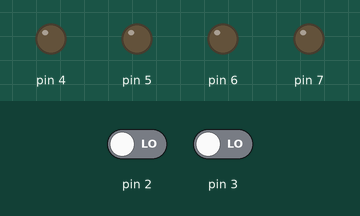
A sketch run on a simulated Arduino Uno, built with avr-gcc and run on an emulated ATmega328P. Parts: output pins drawn as LEDs (lit = HIGH). Dashed ring = blinking. The test bench sets the inputs (shaded band); at power-on: pin 2 LOW, pin 3 LOW.

Above: at 1.2 s.
1.3 s: pin 2 driven HIGH
At 2.5 s:
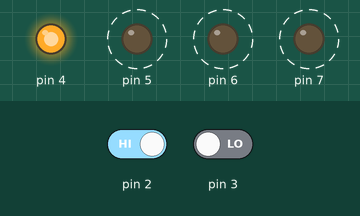
4.3 s: pin 2 driven LOW
At 5.2 s:
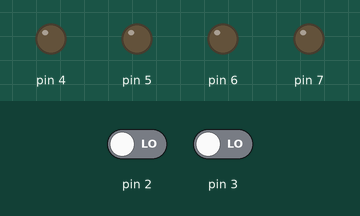
6.3 s: pin 3 driven HIGH
At 7.6 s:
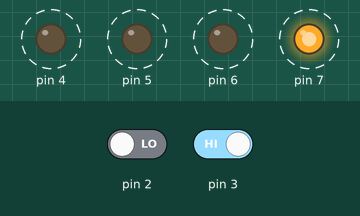
Timing chart, 0 to 15.3 s (numbered marks = the images above; inputs shaded):
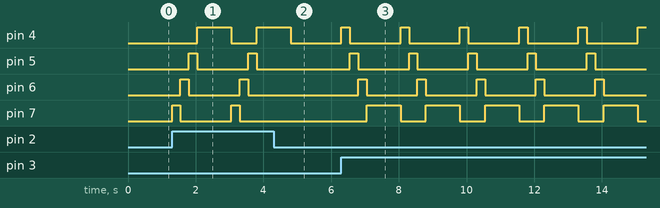

Measured:
- after the input at 1.3 s, pin 4: LOW → HIGH after 0.75 s, → LOW 1.0 s later, → HIGH 0.75 s later; pin 5: alternates HIGH for 0.25 s and LOW for 1.5 s, starting after 0.50 s; pin 6: alternates HIGH for 0.25 s and LOW for 1.5 s, starting after 0.25 s; pin 7: alternates HIGH for 0.25 s and LOW for 1.5 s, starting at once
- after the input at 4.3 s, pin 4: goes on until 4.8 s, then stays LOW; pin 5: stays LOW (without the input it goes to HIGH after 1.0 s); pin 6: stays LOW (without the input it goes to HIGH after 0.75 s); pin 7: stays LOW (without the input it goes to HIGH after 0.50 s)
- after the input at 6.3 s, pin 4: alternates HIGH for 0.25 s and LOW for 1.5 s, starting at once; pin 5: alternates HIGH for 0.25 s and LOW for 1.5 s, starting after 0.25 s; pin 6: alternates HIGH for 0.25 s and LOW for 1.5 s, starting after 0.50 s; pin 7: alternates HIGH for 1.0 s and LOW for 0.75 s, starting after 0.75 s

The sketch:

reverselights.ino
```cpp
/*
  Kathie Matta
  Group Project - Reverse Lights

  Parts required:
  - one green LED
  - one yelllow LED
  - one blue LED
  - one green LED
  - 2 pushbuttons
  - 2- 10 kilohm resistor
  - four 220 ohm resistors

  created 13 Sep 2012
  by Scott Fitzgerald

  https://store.arduino.cc/genuino-starter-kit

  This example code is part of the public domain.
*/

// Create a global variable to hold the state of the switches. This variable is
// persistent throughout the program. Whenever you refer to switchState, you’re
// talking about the number it holds
int regularswitch = 0;
int reverseswitch =  0;

void setup() {
  // declare the LED pins as outputs
  pinMode(4, OUTPUT);
  pinMode(5, OUTPUT);
  pinMode(6, OUTPUT);
  pinMode(7, OUTPUT);

  // declare the switch pins as an input
  pinMode(2, INPUT);
  pinMode(3, INPUT);
}

void loop() {

  // read the value of the switches
  // digitalRead() checks to see if there is voltage on the pins or not
  regularswitch = digitalRead(2);
  reverseswitch = digitalRead(3);

  // if regularswitch is pressed turn on all lights alternatively starting from red to green
  if (regularswitch == HIGH) {
    digitalWrite(4, LOW); // turn the green LED on pin 4 off
    digitalWrite(5, LOW); // turn the blue LED on pin 5 off
    digitalWrite(6, LOW);  // turn the yellow LED on pin 6 off
    digitalWrite(7, HIGH);  // turn the red LED on pin 7 on
    // wait for a quarter second before changing the light
    delay(250);
    digitalWrite(4, LOW); // turn the green LED on pin 4 off
    digitalWrite(5, LOW); // turn the blue LED on pin 5 off
    digitalWrite(6, HIGH);  // turn the yellow LED on pin 6 on
    digitalWrite(7, LOW);  // turn the red LED on pin 7 off
    // wait for a quarter second before changing the light
    delay(250);
    digitalWrite(4, LOW); // turn the green LED on pin 4 off
    digitalWrite(5, HIGH); // turn the blue LED on pin 5 on
    digitalWrite(6, LOW);  // turn the yellow LED on pin 6 off
    digitalWrite(7, LOW);  // turn the red LED on pin 7 off
    // wait for a quarter second before changing the light
    delay(250);
    digitalWrite(4, HIGH); // turn the green LED on pin 4 on
    digitalWrite(5, LOW); // turn the blue LED on pin 5 off
    digitalWrite(6, LOW);  // turn the yellow LED on pin 6 off
    digitalWrite(7, LOW);  // turn the red LED on pin 7 off
    // wait for a quarter second before shutting all lights off
    delay(1000);
  }
  // if reverseswitch is pressed turn on all lights alternatively starting from green to red
  else if (reverseswitch == HIGH) {
    digitalWrite(4, HIGH); // turn the green LED on pin 4 on
    digitalWrite(5, LOW); // turn the blue LED on pin 5 off
    digitalWrite(6, LOW);  // turn the yellow LED on pin 6 off
    digitalWrite(7, LOW);  // turn the red LED on pin 7 off
    // wait for a quarter second before changing the light
    delay(250);
    digitalWrite(4, LOW); // turn the green LED on pin 4 off
    digitalWrite(5, HIGH); // turn the blue LED on pin 5 on
    digitalWrite(6, LOW);  // turn the yellow LED on pin 6 off
    digitalWrite(7, LOW);  // turn the red LED on pin 7 off
    // wait for a quarter second before changing the light
    delay(250);
    digitalWrite(4, LOW); // turn the green LED on pin 4 off
    digitalWrite(5, LOW); // turn the blue LED on pin 5 off
    digitalWrite(6, HIGH);  // turn the yellow LED on pin 6 on
    digitalWrite(7, LOW);  // turn the red LED on pin 7 off
    // wait for a quarter second before changing the light
    delay(250);
    digitalWrite(4, LOW); // turn the green LED on pin 4 off
    digitalWrite(5, LOW); // turn the blue LED on pin 5 off
    digitalWrite(6, LOW);  // turn the yellow LED on pin 6 off
    digitalWrite(7, HIGH);  // turn the red LED on pin 7 on
    // wait for a quarter second before shutting all lights off
    delay(1000);
  }
  // this else is part of the above if() statement.
  // if the switch is not LOW (the button is pressed) turn off the green LED and
  // blink alternatively the red LEDs
  else {
    digitalWrite(4, LOW); // turn the blue LED on pin 4 off
    digitalWrite(5, LOW); // turn the green LED on pin 5 off
    digitalWrite(6, LOW);  // turn the yellow LED on pin 6 off
    digitalWrite(7, LOW);  // turn the red LED on pin 7 on
  }
}
```
